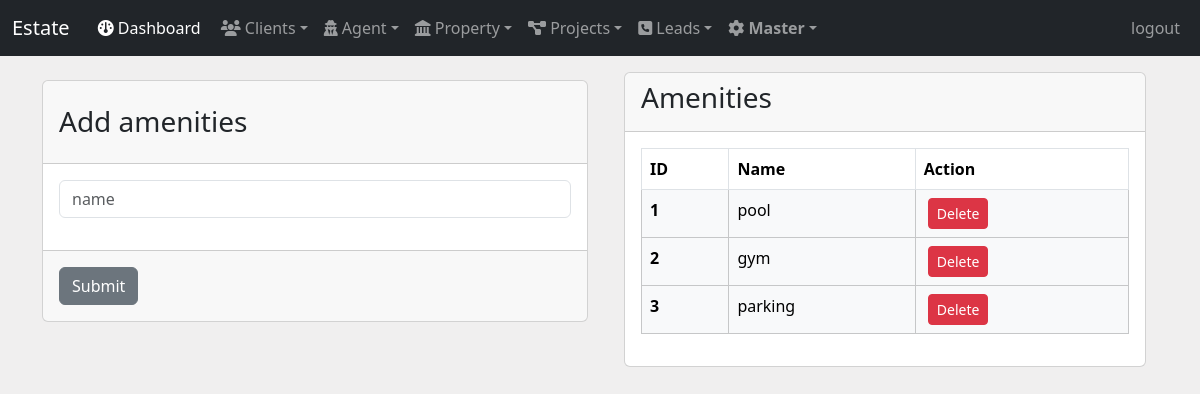
/amenities (signed in), run on the app's committed database.
### main/models.py (models this page shows, shortened)
class Amenity(models.Model):
    name = models.CharField(max_length=100, unique=True)
    owner = models.IntegerField(default=1)

### main/views.py (the view)
# urls.py: path('amenities', views.amenities, name='amenities'),
def amenities(request):
    amenities = Amenity.objects.filter(owner=request.user.id)
    if request.method == 'POST':
        form = AmenityForm(request.POST)
        if form.is_valid():
            amenities = form.save(commit=False)
            amenities.owner = request.user.id
            amenities.save()
            messages.success(request, 'An amenity has been created')
            return redirect('amenities')
        else :
            messages.success(request, 'form was invalid . try again')
            return redirect('amenities')
    else :
        form = AmenityForm()
    return render(request, 'amenities.html', {'form': form, 'amenities': amenities})

### main/forms.py
class AmenityForm(forms.ModelForm):
  class Meta:
    model = Amenity
    fields = ('name',)
    labels = {
        'name' : ''}
    widgets = {
      'name' : forms.TextInput(attrs={'class':'form-control', "placeholder": "name"})}

### main/templates/amenities.html (shortened to what this page needs)
{% extends "base.html" %}
{% block content %}
<div class='container'>
    <div class="row">
        <div class="col-md-6">
            <div class="card my-4">
                <div class="card-header">
                    <h3 class='my-3'>Add amenities</h3>
                </div>
                <div class="card-body">
                    <form method='POST' action={% url "amenities" %}>
                        {{ form.as_p}}
                </div>
                <div class="card-footer text-body-secondary">
                    <input class='btn btn-secondary my-2' type='submit'>
                </div>
            </div>
        </div>
        <div class="col-md-6">
            <div class='container my-3'>
                <div class="card">
                    <div class="card-header">
                        <h3>Amenities</h3>
                    </div>
                    <div class="card-body">
                        <table class="table table-bordered table-hover">
                            <thead>
                                <tr>
                                    <th scope="col">ID</th>
                                    <th scope="col">Name</th>
                                    <th scope="col">Action</th>
                                </tr>
                            </thead>
                            <tbody>
                                {% for amenity in amenities %}
                                <tr class="table-light">
                                    <th scope="row">{{ amenity.id }}</th>
                                    <td class="text-truncate" style="max-width: 150px;">{{ amenity.name }}</td>
                                    <td><a class='btn btn-danger btn-sm mx-1' href="{% url "delete_amenity" amenity.id %}" onclick="return confirm('Are you sure u want to delete this Amenity?')">Delete</a></td>
                                </tr>
                                {% endfor %}
                            </tbody>
                        </table>
                    </div>
                </div>
            </div>
        </div>
    </div>
</div>
{% endblock content %}

### main/templates/base.html (style rules this page uses)
body { background-color: rgb(240, 239, 239); }

### data on the page
Amenity: id "1", name "pool"
Amenity: id "2", name "gym"
Amenity: id "3", name "parking"
